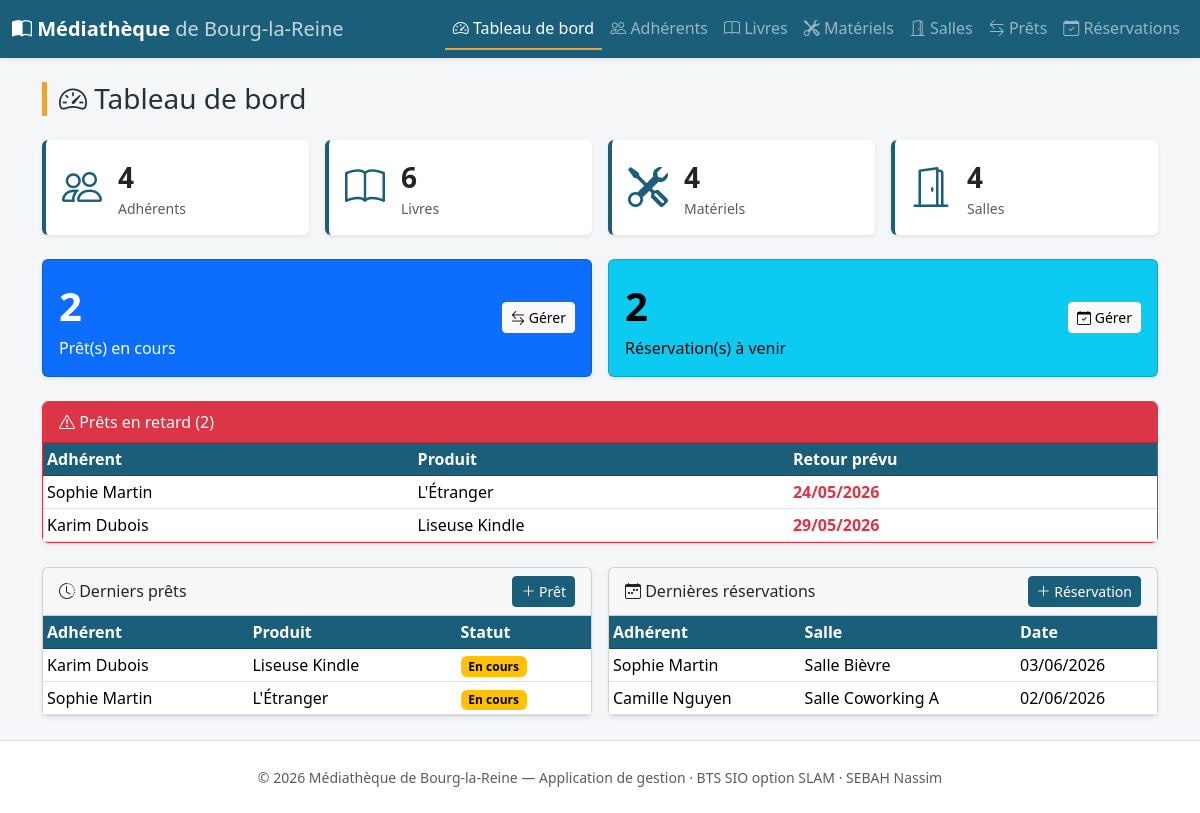
Screenshot of /public/ with the database file from the repository.
### tables this page shows
CREATE TABLE pret (
    id                    INT AUTO_INCREMENT PRIMARY KEY,
    adherent_id           INT NOT NULL,
    livre_id              INT,
    materiel_id           INT,
    date_pret             DATE NOT NULL,
    date_retour_prevue    DATE NOT NULL,
    date_retour_effective DATE,
    statut                ENUM('en_cours','rendu','en_retard') NOT NULL DEFAULT 'en_cours',
    CONSTRAINT fk_pret_adherent FOREIGN KEY (adherent_id) REFERENCES adherent(id) ON DELETE CASCADE,
    CONSTRAINT fk_pret_livre    FOREIGN KEY (livre_id)    REFERENCES livre(id)    ON DELETE CASCADE,
    CONSTRAINT fk_pret_materiel FOREIGN KEY (materiel_id) REFERENCES materiel(id) ON DELETE CASCADE,
     
    CONSTRAINT chk_pret_produit CHECK (
        (livre_id IS NOT NULL AND materiel_id IS NULL) OR
        (livre_id IS NULL AND materiel_id IS NOT NULL)
    )
);

CREATE TABLE livre (
    id                  INT AUTO_INCREMENT PRIMARY KEY,
    titre               VARCHAR(150) NOT NULL,
    auteur              VARCHAR(120) NOT NULL,
    isbn                VARCHAR(20),
    editeur             VARCHAR(120),
    annee_publication   INT,
    genre               VARCHAR(60),
    quantite_totale     INT NOT NULL DEFAULT 1,
    quantite_disponible INT NOT NULL DEFAULT 1
);

CREATE TABLE materiel (
    id          INT AUTO_INCREMENT PRIMARY KEY,
    nom         VARCHAR(120) NOT NULL,
    categorie   VARCHAR(60),
    description VARCHAR(255),
    etat        ENUM('neuf','bon','use','hors_service') NOT NULL DEFAULT 'bon',
    disponible  TINYINT(1) NOT NULL DEFAULT 1
);

CREATE TABLE reservation (
    id               INT AUTO_INCREMENT PRIMARY KEY,
    adherent_id      INT NOT NULL,
    salle_id         INT NOT NULL,
    date_reservation DATE NOT NULL,
    heure_debut      TIME NOT NULL,
    heure_fin        TIME NOT NULL,
    statut           ENUM('confirmee','annulee','terminee') NOT NULL DEFAULT 'confirmee',
    CONSTRAINT fk_resa_adherent FOREIGN KEY (adherent_id) REFERENCES adherent(id) ON DELETE CASCADE,
    CONSTRAINT fk_resa_salle    FOREIGN KEY (salle_id)    REFERENCES salle(id)    ON DELETE CASCADE,
    CONSTRAINT chk_resa_heures  CHECK (heure_fin > heure_debut)
);

CREATE TABLE salle (
    id          INT AUTO_INCREMENT PRIMARY KEY,
    nom         VARCHAR(80) NOT NULL,
    capacite    INT NOT NULL DEFAULT 1,
    equipements VARCHAR(255),
    disponible  TINYINT(1) NOT NULL DEFAULT 1
);

### app/core/Controller.php (called while the page is built, shortened)
<?php
abstract class Controller
{
    protected function view(string $view, array $data = []): void
    {
        extract($data);
        $viewFile = dirname(__DIR__) . '/views/' . $view . '.php';
        require dirname(__DIR__) . '/views/layouts/header.php';
        require $viewFile;
        require dirname(__DIR__) . '/views/layouts/footer.php';
    }
}

### app/controllers/HomeController.php (called while the page is built)
<?php
class HomeController extends Controller
{
    public function index($id = null): void
    {
        $pret = $this->model('Pret');
        $resa = $this->model('Reservation');
        $this->view('home/index', [
            'titre'        => 'Tableau de bord',
            'stats'        => [
                'adherents' => $this->model('Adherent')->count(),
                'livres'    => $this->model('Livre')->count(),
                'materiels' => $this->model('Materiel')->count(),
                'salles'    => $this->model('Salle')->count(),
            ],
            'pretsEnCours' => $pret->countEnCours(),
            'resaActives'  => $resa->countActives(),
            'retards'      => $pret->enRetard(),
            'prets'        => array_slice($pret->allDetailed(), 0, 5),
            'reservations' => array_slice($resa->allDetailed(), 0, 5),
        ]);
    }
}

### public/index.php (called while the page is built, shortened)
<?php
require ROOT . '/app/core/helpers.php';
require ROOT . '/app/core/Controller.php';
$action = preg_replace('/[^a-zA-Z]/', '', $_GET['action'] ?? 'index');
$id     = isset($_GET['id']) ? (int) $_GET['id'] : null;
$controller = new $controllerClass();
$controller->$action($id);

### app/core/helpers.php (called while the page is built, shortened)
<?php
function url(string $ctrl = 'home', string $action = 'index', array $params = []): string
{
    $query = array_merge(['ctrl' => $ctrl, 'action' => $action], $params);
    return BASE_URL . '?' . http_build_query($query);
}
function e(?string $value): string
{
    return htmlspecialchars($value ?? '', ENT_QUOTES, 'UTF-8');
}
function dateFr(?string $date): string
{
    $ts = strtotime($date);
    return $ts ? date('d/m/Y', $ts) : e($date);
}

### app/models/Pret.php (called while the page is built, shortened)
<?php
class Pret extends Model
{
    public function enRetard(): array
    {
        $sql = "SELECT p.*,
                       CONCAT(a.prenom, ' ', a.nom) AS adherent_nom,
                       l.titre AS livre_titre,
                       m.nom   AS materiel_nom
                FROM pret p
                JOIN adherent a ON p.adherent_id = a.id
                LEFT JOIN livre l    ON p.livre_id = l.id
                LEFT JOIN materiel m ON p.materiel_id = m.id
                WHERE p.date_retour_effective IS NULL
                  AND p.date_retour_prevue < CURDATE()
                ORDER BY p.date_retour_prevue";
        return $this->db->query($sql)->fetchAll();
    }
}

### app/models/Reservation.php (called while the page is built, shortened)
<?php
class Reservation extends Model
{
    public function allDetailed(): array
    {
        $sql = "SELECT r.*,
                       CONCAT(a.prenom, ' ', a.nom) AS adherent_nom,
                       s.nom AS salle_nom
                FROM reservation r
                JOIN adherent a ON r.adherent_id = a.id
                JOIN salle s    ON r.salle_id = s.id
                ORDER BY r.date_reservation DESC, r.heure_debut";
        return $this->db->query($sql)->fetchAll();
    }
}

### app/views/home/index.php (the view)
<h1 class="h3 mb-4 page-title"><i class="bi bi-speedometer2"></i> Tableau de bord</h1>
<div class="row g-3 mb-4">
    <?php
    $cards = [
        ['Adhérents', $stats['adherents'], 'bi-people',     'adherent'],
        ['Livres',    $stats['livres'],    'bi-book',       'livre'],
        ['Matériels', $stats['materiels'], 'bi-tools',      'materiel'],
        ['Salles',    $stats['salles'],    'bi-door-open',  'salle'],
    ];
    foreach ($cards as [$lbl, $val, $icon, $ctrl]): ?>
        <div class="col-6 col-lg-3">
            <a href="<?= url($ctrl) ?>" class="text-decoration-none text-reset">
                <div class="card card-stat shadow-sm h-100">
                    <div class="card-body d-flex align-items-center">
                        <i class="bi <?= $icon ?> fs-1 me-3" style="color:var(--mediatheque)"></i>
                        <div>
                            <div class="fs-3 fw-bold"><?= (int) $val ?></div>
                            <div class="text-muted small"><?= $lbl ?></div>
                        </div>
                    </div>
                </div>
            </a>
        </div>
    <?php endforeach; ?>
</div>
<div class="row g-3 mb-4">
    <div class="col-md-6">
        <div class="card text-bg-primary shadow-sm h-100">
            <div class="card-body d-flex justify-content-between align-items-center">
                <div>
                    <div class="fs-1 fw-bold"><?= (int) $pretsEnCours ?></div>
                    <div>Prêt(s) en cours</div>
                </div>
                <a href="<?= url('pret') ?>" class="btn btn-light btn-sm">
                    <i class="bi bi-arrow-left-right"></i> Gérer
                </a>
            </div>
        </div>
    </div>
    <div class="col-md-6">
        <div class="card text-bg-info shadow-sm h-100">
            <div class="card-body d-flex justify-content-between align-items-center">
                <div>
                    <div class="fs-1 fw-bold"><?= (int) $resaActives ?></div>
                    <div>Réservation(s) à venir</div>
                </div>
                <a href="<?= url('reservation') ?>" class="btn btn-light btn-sm">
                    <i class="bi bi-calendar-check"></i> Gérer
                </a>
            </div>
        </div>
    </div>
</div>
<?php if (!empty($retards)): ?>
    <div class="card shadow-sm mb-4 border-danger">
        <div class="card-header bg-danger text-white">
            <i class="bi bi-exclamation-triangle"></i>
            Prêts en retard (<?= count($retards) ?>)
        </div>
        <div class="table-responsive">
            <table class="table table-sm mb-0 align-middle">
                <thead>
                    <tr><th>Adhérent</th><th>Produit</th><th>Retour prévu</th></tr>
                </thead>
                <tbody>
                    <?php foreach ($retards as $r): ?>
                        <tr>
                            <td><?= e($r['adherent_nom']) ?></td>
                            <td><?= e($r['livre_titre'] ?? $r['materiel_nom']) ?></td>
                            <td class="text-danger fw-semibold"><?= dateFr($r['date_retour_prevue']) ?></td>
                        </tr>
                    <?php endforeach; ?>
                </tbody>
            </table>
        </div>
    </div>
<?php endif; ?>
<div class="row g-3">
    <div class="col-lg-6">
        <div class="card shadow-sm h-100">
            <div class="card-header d-flex justify-content-between align-items-center">
                <span><i class="bi bi-clock-history"></i> Derniers prêts</span>
                <a href="<?= url('pret', 'form') ?>" class="btn btn-sm btn-mediatheque">
                    <i class="bi bi-plus-lg"></i> Prêt
                </a>
            </div>
            <div class="table-responsive">
                <table class="table table-hover table-sm mb-0 align-middle">
                    <thead><tr><th>Adhérent</th><th>Produit</th><th>Statut</th></tr></thead>
                    <tbody>
                        <?php if (empty($prets)): ?>
                            <tr><td colspan="3" class="text-center text-muted py-3">Aucun prêt.</td></tr>
                        <?php else: foreach ($prets as $p): ?>
                            <tr>
                                <td><?= e($p['adherent_nom']) ?></td>
                                <td><?= e($p['livre_titre'] ?? $p['materiel_nom']) ?></td>
                                <td>
                                    <?php if ($p['date_retour_effective']): ?>
                                        <span class="badge text-bg-success">Rendu</span>
                                    <?php else: ?>
                                        <span class="badge text-bg-warning">En cours</span>
                                    <?php endif; ?>
                                </td>
                            </tr>
                        <?php endforeach; endif; ?>
                    </tbody>
                </table>
            </div>
        </div>
    </div>
    <div class="col-lg-6">
        <div class="card shadow-sm h-100">
            <div class="card-header d-flex justify-content-between align-items-center">
                <span><i class="bi bi-calendar-week"></i> Dernières réservations</span>
                <a href="<?= url('reservation', 'form') ?>" class="btn btn-sm btn-mediatheque">
                    <i class="bi bi-plus-lg"></i> Réservation
                </a>
            </div>
            <div class="table-responsive">
                <table class="table table-hover table-sm mb-0 align-middle">
                    <thead><tr><th>Adhérent</th><th>Salle</th><th>Date</th></tr></thead>
                    <tbody>
                        <?php if (empty($reservations)): ?>
                            <tr><td colspan="3" class="text-center text-muted py-3">Aucune réservation.</td></tr>
                        <?php else: foreach ($reservations as $r): ?>
                            <tr>
                                <td><?= e($r['adherent_nom']) ?></td>
                                <td><?= e($r['salle_nom']) ?></td>
                                <td><?= dateFr($r['date_reservation']) ?></td>
                            </tr>
                        <?php endforeach; endif; ?>
                    </tbody>
                </table>
            </div>
        </div>
    </div>
</div>

### app/views/layouts/header.php (shortened to what this page needs)
<?php $cc = preg_replace('/[^a-zA-Z]/', '', $_GET['ctrl'] ?? 'home'); ?>
<!DOCTYPE html>
<html lang="fr">
<head>
    <link href="https://cdn.jsdelivr.net/npm/bootstrap@5.3.3/dist/css/bootstrap.min.css" rel="stylesheet">
    <link href="https://cdn.jsdelivr.net/npm/bootstrap-icons@1.11.3/font/bootstrap-icons.min.css" rel="stylesheet">
    <link href="css/style.css" rel="stylesheet">
</head>
<body>
<nav class="navbar navbar-expand-lg navbar-dark sticky-top shadow-sm">
    <div class="container-fluid">
        <a class="navbar-brand fw-bold" href="<?= url('home') ?>">
            <i class="bi bi-book-half"></i> Médiathèque
            <span class="d-none d-md-inline fw-normal opacity-75">de Bourg-la-Reine</span>
        </a>
        <div class="collapse navbar-collapse" id="mainNav">
            <ul class="navbar-nav ms-auto">
                <?php
                $nav = [
                    'home'        => ['Tableau de bord', 'bi-speedometer2'],
                    'adherent'    => ['Adhérents',       'bi-people'],
                    'livre'       => ['Livres',          'bi-book'],
                    'materiel'    => ['Matériels',       'bi-tools'],
                    'salle'       => ['Salles',          'bi-door-open'],
                    'pret'        => ['Prêts',           'bi-arrow-left-right'],
                    'reservation' => ['Réservations',    'bi-calendar-check'],
                ];
                foreach ($nav as $key => [$label, $icon]): ?>
                    <li class="nav-item">
                        <a class="nav-link <?= $cc === $key ? 'active' : '' ?>" href="<?= url($key) ?>">
                            <i class="bi <?= $icon ?>"></i> <?= $label ?>
                        </a>
                    </li>
                <?php endforeach; ?>
            </ul>
        </div>
    </div>
</nav>
<main class="container py-4">

### app/views/layouts/footer.php (shortened to what this page needs)
</main>
<footer class="text-center text-muted py-4 mt-auto border-top">
    <small>
        &copy; <?= date('Y') ?> Médiathèque de Bourg-la-Reine — Application de gestion
        &middot; BTS SIO option SLAM &middot; SEBAH Nassim
    </small>
</footer>
</body>
</html>

### public/css/style.css (style rules this page uses)
:root { --mediatheque: #1b5e7a; --mediatheque-dark: #134b62; --mediatheque-accent: #e8a33d; }
html, body { min-height: 100%; }
body { display: flex; flex-direction: column; min-height: 100vh; background-color: #f4f6f8; font-family: "Segoe UI", system-ui, -apple-system, sans-serif; color: #243238; }
.navbar { background-color: var(--mediatheque); }
.navbar .nav-link { border-bottom: 2px solid transparent; transition: border-color .15s ease; }
.navbar .nav-link.active, .navbar .nav-link:hover { border-bottom-color: var(--mediatheque-accent); }
.card-stat { border: none; border-left: 4px solid var(--mediatheque); transition: transform .12s ease, box-shadow .12s ease; }
.table thead th { background-color: var(--mediatheque); color: #fff; border-color: var(--mediatheque-dark); white-space: nowrap; }
.btn-mediatheque { background-color: var(--mediatheque); border-color: var(--mediatheque); color: #fff; }
.page-title { border-left: 5px solid var(--mediatheque-accent); padding-left: .75rem; }
footer { background-color: #fff; }

### rows the page displays
pret: adherent_nom "Sophie Martin", livre.titre "L'Étranger", date_retour_prevue "24/05/2026", shows "En cours"
pret: adherent_nom "Karim Dubois", materiel.nom "Liseuse Kindle", date_retour_prevue "29/05/2026", shows "En cours"
reservation: adherent_nom "Sophie Martin", salle.nom "Salle Bièvre", date_reservation "03/06/2026"
reservation: adherent_nom "Camille Nguyen", salle.nom "Salle Coworking A", date_reservation "02/06/2026"

### other values shown
$label "Tableau de bord"
$label "Adhérents"
$label "Livres"
$label "Matériels"
$label "Salles"
$label "Prêts"
$label "Réservations"
$val "4"
$lbl "Adhérents"
$val "6"
$lbl "Livres"
$lbl "Matériels"
$lbl "Salles"
$pretsEnCours "2"
$resaActives "2"
